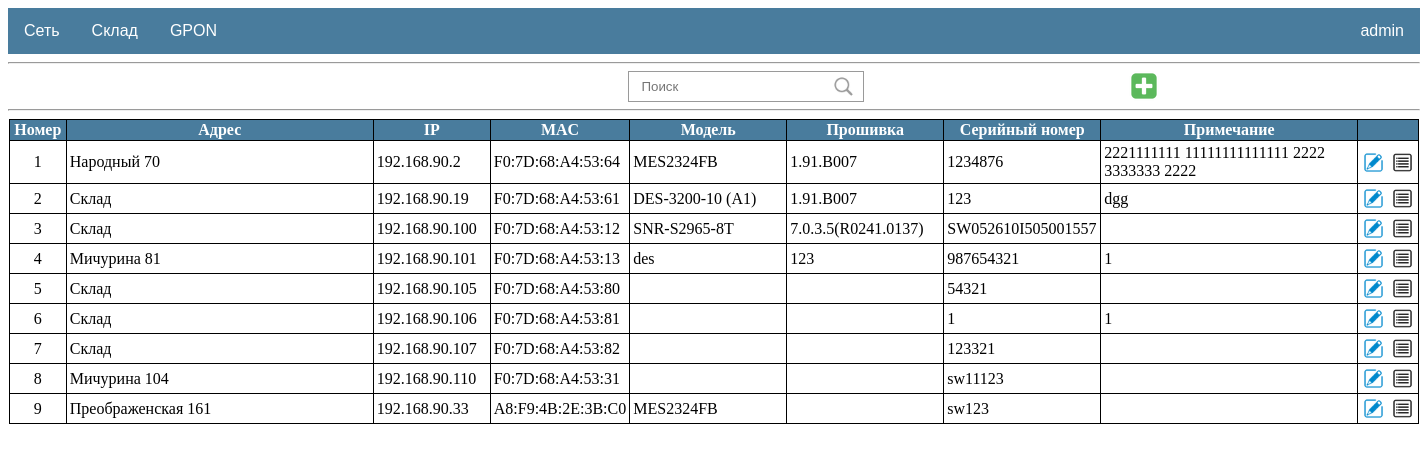
The page /network/switches (signed in) on the database as committed earlier.
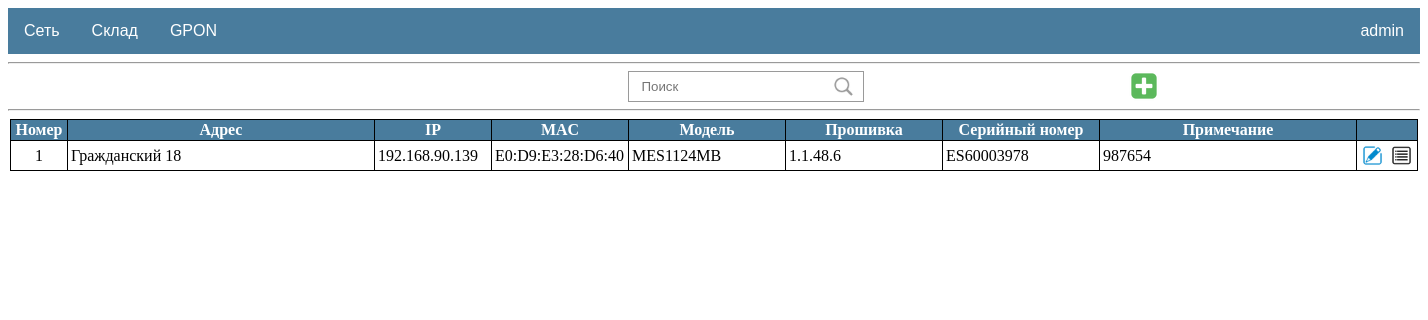
The same page on the database as committed later.
### network/models.py (models this page shows, shortened)
class Switch(models.Model):
    order = models.IntegerField(unique=True, verbose_name='Номер')
    address = models.CharField(max_length=50, blank=True, verbose_name='Адрес')
    ip = models.CharField(max_length=15, unique=True, verbose_name='IP')
    mac = models.CharField(max_length=17, unique=True, verbose_name='MAC')
    model = models.CharField(max_length=20, blank=True, verbose_name='Модель')
    firmware = models.CharField(max_length=20, blank=True, verbose_name='Прошивка')
    serial = models.CharField(max_length=20, unique=True, verbose_name='Серийный номер')
    note = models.TextField(blank=True, verbose_name='Примечание')
    user = models.ForeignKey(User, on_delete=models.CASCADE, verbose_name='Изменил')
    date = models.DateTimeField(auto_now=True, verbose_name='Дата изменения')
    status = models.BooleanField(default=False)
    class Meta:
        ordering = ['id']

### network/views.py (the view)
# urls.py: path('switches', SwitchList.as_view(), name='switch_list'),
class SwitchList(LoginRequiredMixin, FilteredListView):
    model = Switch
    template_name = 'network/switch_list.html'
    filterset_class = SwitchFilter
    paginate_by = 50
    def get_context_data(self, **kwargs):
        context = super().get_context_data(**kwargs)
        context['is_Administrators'] = self.request.user.groups.filter(name='Administrators').exists()
        return context

### network/views.py (called while the page is built)
    def get_queryset(self):
        queryset = super().get_queryset()
        self.filterset = self.filterset_class(self.request.GET, queryset=queryset)
        return self.filterset.qs.distinct()

    def get_context_data(self, **kwargs):
        context = super().get_context_data(**kwargs)
        context['filterset'] = self.filterset
        return context

### templates/network/switch_list.html (shortened to what this page needs)
{%extends 'default.html' %}
{% load search_pagination %}
{% block content %}
<hr>
<ul class="actions-3">
    <li class="search">
        <form method="GET">
            {{ filterset.form }}
            <button style="background-color:transparent; border-color:transparent" type="submit">
                <img src="/static/images/icon_search.png" width="23" height="23">
            </button>
        </form>
    </li>
    <li style="position: absolute; right: 268px; top: 70px">
        {% if is_Administrators %}
        <a href="{% url 'switch_create' %}" title="Добавить коммутатор">
            <img src="/static/images/icon_add.png" width="32" height="32">
        </a>
        {% endif %}
    </li>
</ul>
<hr>
{%  if object_list %}
    <table class="table_gpon">
        <tr>
            <th style="width: 50px">
                Номер
            </th>
            <th style="width: 300px">
                Адрес
            </th>
            <th style="width: 110px">
                IP
            </th>
            <th style="width: 130px">
               MAC
            </th>
            <th style="width: 150px">
                Модель
            </th>
            <th style="width: 150px">
                Прошивка
            </th>
            <th style="width: 150px">
                Серийный номер
            </th>
            <th style="width: 250px">
                Примечание
            </th>
            <th></th>
        </tr>
    {% for switch in object_list %}
        <tr>
            <td style="text-align: center">
                {{ switch.order }}
            </td>
            <td>
                {{ switch.address }}
            </td>
            <td>
                {{ switch.ip }}
            </td>
            <td>
                {{ switch.mac }}
            </td>
            <td>
                {{ switch.model }}
            </td>
            <td>
                {{ switch.firmware }}
            </td>
            <td>
                {{ switch.serial }}
            </td>
            <td>
                {{ switch.note }}
            </td>
            <td>
                <ul class="actions-2" style="text-align: center">
                    <li>
                        <a href="{% url 'switch_update' switch.pk %}" title="Изменить">
                            <img src="/static/images/icon_edit.png" width="23" height="23">
                        </a>
                    </li>
                    <li>
                        <a href="{% url 'switch_detail' switch.pk %}" title="История">
                            <img src="/static/images/icon_history.png" width="23" height="23">
                        </a>
                    </li>
                </ul>
            </td>
        </tr>
    {% endfor %}
    </table>
{%  else %}
    <h1 style="text-align: center">По Вашему запросу ничего не найдено</h1>
{% endif %}
<br>
<div class="center">
</div>
{% endblock content %}

### templates/default.html (shortened to what this page needs)
{% load static %}
<!DOCTYPE html>
<html lang="en" xmlns="http://www.w3.org/1999/html">
<head>
  <link href="{% static 'css/default.css'%}" rel="stylesheet">
</head>
<div class="navbar">
  <div class="dropdown">
    <button class="dropbtn">Сеть
    </button>
  </div>
  <div class="dropdown">
    <button class="dropbtn">Склад
    </button>
  </div>
  <div class="dropdown">
    <button class="dropbtn">GPON
    </button>
  </div>
  <div class="dropdown-pro">
    <button class="dropbtn-pro">{{ user.username }}
    </button>
  </div>
</div>
<body>
{% block content %}
{% endblock content %}
</body>
</html>

### static/css/default.css (style rules this page uses)
.navbar { overflow: hidden; background-color: #497c9d; font-family: Arial, Helvetica, sans-serif; }
.dropdown { float: left; overflow: hidden; }
.dropdown .dropbtn { font-size: 16px; border: none; outline: none; color: white; padding: 14px 16px; background-color: inherit; font-family: inherit; margin: 0; }
.dropdown-pro { float: right; overflow: hidden; }
.dropdown-pro .dropbtn-pro { font-size: 16px; border: none; outline: none; color: white; padding: 14px 16px; background-color: inherit; font-family: inherit; margin: 0; }
button { cursor: pointer; }
.table_default th, td { position: relative; border: 1px solid black; padding: 5px; word-wrap:break-word; }
.table_detail th, td { border: 1px solid black; padding: 1px 3px; word-wrap:break-word; }
.switch-detail th, td { border: 1px solid black; padding: 1px 3px; word-wrap:break-word; }
.switch-form th, td { border: 1px solid black; padding: 1px 3px; word-wrap:break-word; }
.table_gpon { border-collapse: collapse; border-spacing: 1px; table-layout: fixed; margin: auto; }
.table_gpon th { border: 1px solid black; padding: 1px 3px; word-wrap:break-word; background: #497c9d; color: #fff; }
.table_gpon td { padding: 3px; }
.table_gpon td ul { list-style: none; padding: 0; margin: 0; }
.table_gpon td li { display:inline-block; margin-left: 1px; margin-right: 1px; }
.table_gpon td a { text-decoration: none; color: #497c9d; }
.table_gpon td a img { vertical-align: middle; }
.table_gpon_form th, td { border: 1px solid black; padding: 1px 3px; word-wrap:break-word; }
.actions-3 { padding: 0; margin: auto; width: 1410px; }
.actions-3 li { display:inline-block; margin: 0 0 0 44%; }
.actions-3 li img, .actions_1 li a { vertical-align: middle; }
.center { text-align: center; }
.search { outline: 1px solid #9A9A9A; padding-left: 10px; }
.search input { border:none; vertical-align: middle; }

Rows that differ between the two databases and show on the page:
removed Switch: order "2", address "Склад", ip "192.168.90.19", mac "F0:7D:68:A4:53:61", model "DES-3200-10 (A1)", firmware "1.91.B007", serial "123", note "dgg"
removed Switch: order "3", address "Склад", ip "192.168.90.100", mac "F0:7D:68:A4:53:12", model "SNR-S2965-8T", firmware "7.0.3.5(R0241.0137)", serial "SW052610I505001557"
removed Switch: order "4", address "Мичурина 81", ip "192.168.90.101", mac "F0:7D:68:A4:53:13", model "des", firmware "123", serial "987654321", note "1"
removed Switch: order "5", address "Склад", ip "192.168.90.105", mac "F0:7D:68:A4:53:80", serial "54321"
removed Switch: order "6", address "Склад", ip "192.168.90.106", mac "F0:7D:68:A4:53:81", serial "1", note "1"
removed Switch: order "7", address "Склад", ip "192.168.90.107", mac "F0:7D:68:A4:53:82", serial "123321"
removed Switch: order "8", address "Мичурина 104", ip "192.168.90.110", mac "F0:7D:68:A4:53:31", serial "sw11123"
removed Switch: order "9", address "Преображенская 161", ip "192.168.90.33", mac "A8:F9:4B:2E:3B:C0", model "MES2324FB", serial "sw123"
changed Switch: address "Народный 70" → "Гражданский 18"; ip "192.168.90.2" → "192.168.90.139"; mac "F0:7D:68:A4:53:64" → "E0:D9:E3:28:D6:40"; model "MES2324FB" → "MES1124MB"; firmware "1.91.B007" → "1.1.48.6"; serial "1234876" → "ES60003978"; note "2221111111 11111111111111 2222 3333333 2222" → "987654"
